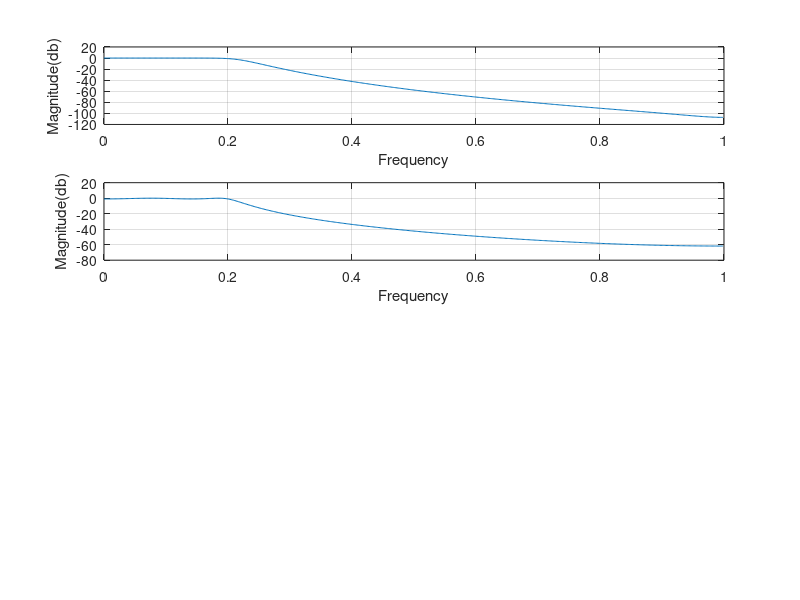

Reproduce this figure in MATLAB. (Note: this script raises an error after producing the figure.)
clc, clear all , close all;
wp = 0.2*pi;
ws = 0.3*pi;
ap = 1;
as = 20;
T = 1; 
[Nb, wcb] = buttord(wp,ws, ap, as, 's');
disp("Order");disp(Nb);disp("Cutoff Frequency");disp(wcb);
[b_s,a_s] = butter(Nb,wcb, 's');
[b_z, a_z] = impinvar(b_s,a_s,1/T); 
[hz,wz] = freqz(b_z,a_z);
subplot(4,1,1);
plot(wz/pi,20*log10(abs(hz)));
grid on;
ylabel("Magnitude(db)");
xlabel("Frequency");
[Nb, wcb] = cheb1ord(wp,ws, ap, as, 's');
disp("Order");disp(Nb);disp("Cutoff Frequency");disp(wcb);
[b_s,a_s] = cheby1(Nb,ap,wcb, 's');
[b_z, a_z] = impinvar(b_s,a_s,1/T); 
[hz,wz] = freqz(b_z,a_z);
subplot(4,1,2);
plot(wz/pi,20*log10(abs(hz)));
grid on;
ylabel("Magnitude(db)");
xlabel("Frequency");
[Nb, wcb] = cheb2ord(wp,ws, ap, as, 's');
disp("Order");disp(Nb);disp("Cutoff Frequency");disp(wcb);
[b_s,a_s] = cheby2(Nb,as,wcb, 's');
[b_z, a_z] = impinvar(b_s,a_s,1/T); 
[hz,wz] = freqz(b_z,a_z);
subplot(4,1,3);
plot(wz/pi,20*log10(abs(hz)));
grid on;
ylabel("Magnitude(db)");
xlabel("Frequency");
[Nb, wcb] = ellipord(wp,ws, ap, as, 's');
disp("Order");disp(Nb);disp("Cutoff Frequency");disp(wcb);
[b_s,a_s] = ellip(Nb,ap,as,wcb, 's');
[b_z, a_z] = impinvar(b_s,a_s,1/T); 
[hz,wz] = freqz(b_z,a_z);
subplot(4,1,4);
plot(wz/pi,20*log10(abs(hz)));
grid on;
ylabel("Magnitude(db)");
xlabel("Frequency");
